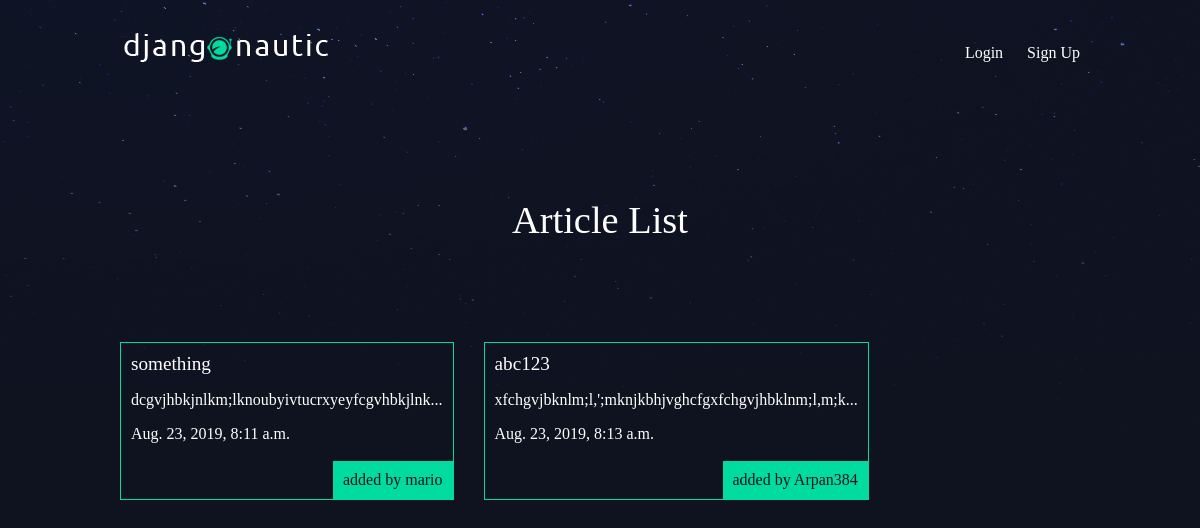
The app's page /articles/ with its own data.
### articles/models.py (models this page shows, shortened)
class Article(models.Model):
    title = models.CharField(max_length=100)  #small amount of text
    slug = models.SlugField()
    body = models.TextField()  #large amount of text
    date = models.DateTimeField(auto_now_add=True)  #auto fills the time when an instance is created
    thumb = models.ImageField(default="default.png", blank=True)
    author = models.ForeignKey(User, default = None, on_delete=models.CASCADE)
    def snippet(self):    #this is a model method
        return self.body[:50] + '...'

### articles/views.py (the view)
def article_list(request):
    articles = Article.objects.all().order_by('date')
    return render(request, "articles/article_list.html", {"arts":articles})

### articles/templates/articles/article_list.html
{% extends 'base_layout.html' %}
{% block content %}
    <h1>Article List</h1>
    <div class="articles">
        {% for article in arts %}
        <div class="article">
            <h2><a href="{% url 'articles:detail' slug=article.slug %}">{{article.title}}</a></h2>
            <p>{{article.snippet}}</p>
            <p>{{article.date}}</p>
            <p class="author">added by {{article.author.username}}</p>
        </div>
        {% endfor %}
    </div>
{% endblock %}

### templates/base_layout.html (shortened to what this page needs)
{% load static from staticfiles %}
<!DOCTYPE html>
<html lang="en">
<head>
    <link rel="stylesheet" href="{% static 'styles.css' %}">
</head>
<body>
    <header class="wrapper">
        <h1><a href="{% url 'home' %}"><img src="{% static 'logo.png' %}" alt=""></a></h1>
        <nav>
            <ul>
                {% if user.is_authenticated %}
                <li>
                    <form action="{% url 'accounts:logout' %}" class="logout-link" method="post">
                        {% csrf_token %}
                        <button type="submit">Logout</button>
                    </form>
                </li>
                <li>
                    <a href="{% url 'articles:create' %}" class="highlight">
                        New Article
                    </a>
                </li>
                {% else %}
                    <li>
                        <a href="{% url 'accounts:login' %}">
                            Login
                        </a>
                    </li>
                    <li>
                        <a href="{% url 'accounts:signup' %}">
                            Sign Up
                        </a>
                    </li>
                {% endif %}
            </ul>
        </nav>
    </header>
    <div class="wrapper">
        {% block content %}
        {% endblock %}
    </div>
</body>
</html>

### assets/styles.css (style rules this page uses)
body { background-color: #0f121f; background-image: url(stars.png); background-repeat: no-repeat; color: #fff; }
body * { font-family: cursive }
h1, h2, h3, h4, h5 { font-weight: normal; margin: 0; }
a, a:hover, a:visited { color: #fff; text-decoration: none; }
.wrapper { max-width: 960px; margin: 0 auto; }
div.wrapper > h1 { text-align: center; margin: 100px auto; font-size: 2.4em }
header { display: grid; grid-template-columns: 1fr 1fr; padding: 20px 0; }
nav { justify-self: end; }
nav li { display: inline-block; list-style-type: none; margin-left: 20px; }
.articles { display: grid; grid-template-columns: 1fr 1fr 1fr; grid-gap: 30px; }
.article { padding: 10px; border: 1px solid #00dba0; position: relative; padding-bottom: 40px; }
.article h2 { font-size: 1.2em; }
.article .author { padding: 10px; background: #00dba0; position: absolute; right: 0; bottom: 0; margin: 0; color: #0f121f; }

### records on screen
Article: title "something", snippet "dcgvjhbkjnlkm;lknoubyivtucrxyeyfcgvhbkjlnk...", date "Aug. 23, 2019, 8:11 a.m.", author.username "mario"
Article: title "abc123", snippet "xfchgvjbknlm;l,';mknjkbhjvghcfgxfchgvjhbklnm;l,m;k...", date "Aug. 23, 2019, 8:13 a.m.", author.username "Arpan384"
